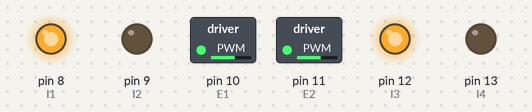
Recording of a sketch running on a simulated Arduino Uno, built with avr-gcc and run on an emulated ATmega328P. On the bench: switched loads named in the sketch (green lamp = pin HIGH), output pins drawn as LEDs (lit = HIGH).

Above: at 0.05 s.
At 5.25 s:
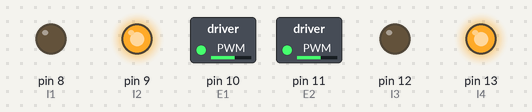
At 6.4 s:
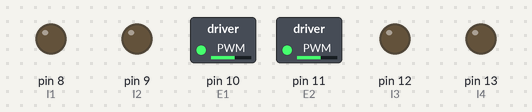
Timing chart, 0 to 7.4 s (numbered marks = the images above):
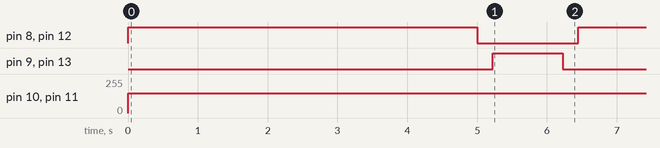

The sketch:

sketch_motor_forward_backward_turn.ino
```cpp
/*
 * // This code has all the functions to drive the motor.
 I didn't use the motor driver but the IC LM293D. So check the functions at the end to see how to make the robot move forward or back ward. turn left or right. stops.
 the chip has 2 pins EN (see schematic)/ one for the left motor and one for the right motor. E1 and E2. If off the IC does not drive anymore more. free wheels.
 If they are HIGH the IC drives at full speed and  the pins I1 I2 I3 I4 that controll the direction of the motor.
  EN1 and EN2 also control the speed of the motor. In that case, they need to connected to the pins PWM (like 10 and 11) and we can put
   a number between 0 and 255. 255 is full speed. It does not seem to work wtih a number below 150.
   Vss must be connected to the 5V from arduino. It is to run the IC. It is a reference. I knows that 5V is HIGH
   Vs is the power supply for the motor. It can be between 4.5V to 8V. I have 6V. 4 pins of the  IC are for the ground.
   Capacitors have to be added. across the power the Vs and the Vss (100u). and across the motor (0.1u).
   I1 I2 are to control the left motor. I3 I4 are to control the right motor. See functions at the end.
    Now interestingly. for a sharp left turn. left wheel when go back and right go forward.
   for a regular left turn left stops and right moves forward.
 for a sharp right turn. right wheel go back and left moves. for a right turn. right stops and left moves.

 I also changed to frequency of the PWM pins to 112Hz instead of 500 Hz. It seems to more the move smoother.
 see discussion in : http://coolkidsrobots.com/guide/changing-pwm-frequencies-arduino

 reference:
  http://www.instructables.com/id/Control-your-motors-with-L293D-and-Arduino/?ALLSTEPS,
  http://hardwarefun.com/tutorials/creating-robots-using-arduino-h-bridge
*/

#define E1 10  // Enable Pin for motor 1
#define E2 11  // Enable Pin for motor 2

#define I1 8  // Control pin 1 for motor 1
#define I2 9  // Control pin 2 for motor 1
#define I3 12  // Control pin 1 for motor 2
#define I4 13  // Control pin 2 for motor 2

byte speed=150;
// --------------------------------------------------------------------------- Setup
void setup() {
 setPwmFrequency(E1,256); // this is to set the frequency of the PWM pins to 112Hz.
 setPwmFrequency(E2,256); // see http://coolkidsrobots.com/guide/changing-pwm-frequencies-arduino for discussion
                          // the code is found in arduino website.
// Setup motors
 pinMode(E1, OUTPUT);
 pinMode(E2, OUTPUT);

pinMode(I1, OUTPUT);
pinMode(I2, OUTPUT);
pinMode(I3, OUTPUT);
pinMode(I4, OUTPUT);
analogWrite(E1,speed);
analogWrite(E2,speed);
}


// --------------------------------------------------------------------------- Loop
void loop() {
  // forward
  // drive forward for 1s
drive_forward();
delay(5000);
motor_stop();
delay(200);
//this is a very small turn because of 200
drive_backward();
delay(1000);
motor_stop();
delay(200);


}

// --------------------------------------------------------------------------- Drive

void motor_stop(){
digitalWrite(I1, LOW);
digitalWrite(I2, LOW);

digitalWrite(I3, LOW);
digitalWrite(I4, LOW);
delay(25);
}

void drive_forward(){

digitalWrite(I1, HIGH); // left motor
digitalWrite(I2, LOW);

digitalWrite(I3, HIGH);//rightmotor
digitalWrite(I4, LOW);
}

void drive_backward(){
digitalWrite(I1, LOW);
digitalWrite(I2, HIGH);

digitalWrite(I3, LOW);
digitalWrite(I4, HIGH);
}

void turn_left() {
 digitalWrite(I1, LOW);
digitalWrite(I2, LOW);

digitalWrite(I3, HIGH);
digitalWrite(I4, LOW);

  }

void sharp_turn_left(){
digitalWrite(I1, LOW);
digitalWrite(I2, HIGH);

digitalWrite(I3, HIGH);
digitalWrite(I4, LOW);
}
// the right wheel go backward
void sharp_turn_right(){
digitalWrite(I1, HIGH);
digitalWrite(I2, LOW);

digitalWrite(I3, LOW);
digitalWrite(I4, HIGH);
}
// left  wheel stops
void turn_right(){
digitalWrite(I1, LOW);
digitalWrite(I2, LOW);

digitalWrite(I3, HIGH);
digitalWrite(I4, LOW);
  }

  /**
 * Divides a given PWM pin frequency by a divisor.
 *
 * The resulting frequency is equal to the base frequency divided by
 * the given divisor:
 *   - Base frequencies:
 *      o The base frequency for pins 3, 9, 10, and 11 is 31250 Hz.
 *      o The base frequency for pins 5 and 6 is 62500 Hz.
 *   - Divisors:
 *      o The divisors available on pins 5, 6, 9 and 10 are: 1, 8, 64,
 *        256, and 1024.
 *      o The divisors available on pins 3 and 11 are: 1, 8, 32, 64,
 *        128, 256, and 1024.
 *
 * PWM frequencies are tied together in pairs of pins. If one in a
 * pair is changed, the other is also changed to match:
 *   - Pins 5 and 6 are paired on timer0
 *   - Pins 9 and 10 are paired on timer1
 *   - Pins 3 and 11 are paired on timer2
 *
 * Note that this function will have side effects on anything else
 * that uses timers:
 *   - Changes on pins 3, 5, 6, or 11 may cause the delay() and
 *     millis() functions to stop working. Other timing-related
 *     functions may also be affected.
 *   - Changes on pins 9 or 10 will cause the Servo library to function
 *     incorrectly.
 *
 * Thanks to macegr of the Arduino forums for his documentation of the
 * PWM frequency divisors. His post can be viewed at:
 *   http://forum.arduino.cc/index.php?topic=16612#msg121031
 */
void setPwmFrequency(int pin, int divisor) {
  byte mode;
  if(pin == 5 || pin == 6 || pin == 9 || pin == 10) {
    switch(divisor) {
      case 1: mode = 0x01; break;
      case 8: mode = 0x02; break;
      case 64: mode = 0x03; break;
      case 256: mode = 0x04; break;
      case 1024: mode = 0x05; break;
      default: return;
    }
    if(pin == 5 || pin == 6) {
      TCCR0B = TCCR0B & 0b11111000 | mode;
    } else {
      TCCR1B = TCCR1B & 0b11111000 | mode;
    }
  } else if(pin == 3 || pin == 11) {
    switch(divisor) {
      case 1: mode = 0x01; break;
      case 8: mode = 0x02; break;
      case 32: mode = 0x03; break;
      case 64: mode = 0x04; break;
      case 128: mode = 0x05; break;
      case 256: mode = 0x06; break;
      case 1024: mode = 0x7; break;
      default: return;
    }
    TCCR2B = TCCR2B & 0b11111000 | mode;
  }
}
```

Measured:
- by itself, pin 8 (I1), pin 12 (I3): alternates HIGH for 5.0 s and LOW for 1.5 s
- by itself, pin 9 (I2), pin 13 (I4): alternates HIGH for 1.0 s and LOW for 5.5 s
- by itself, pin 10 (E1), pin 11 (E2): 0/255 → 150/255 at 0.00 s
